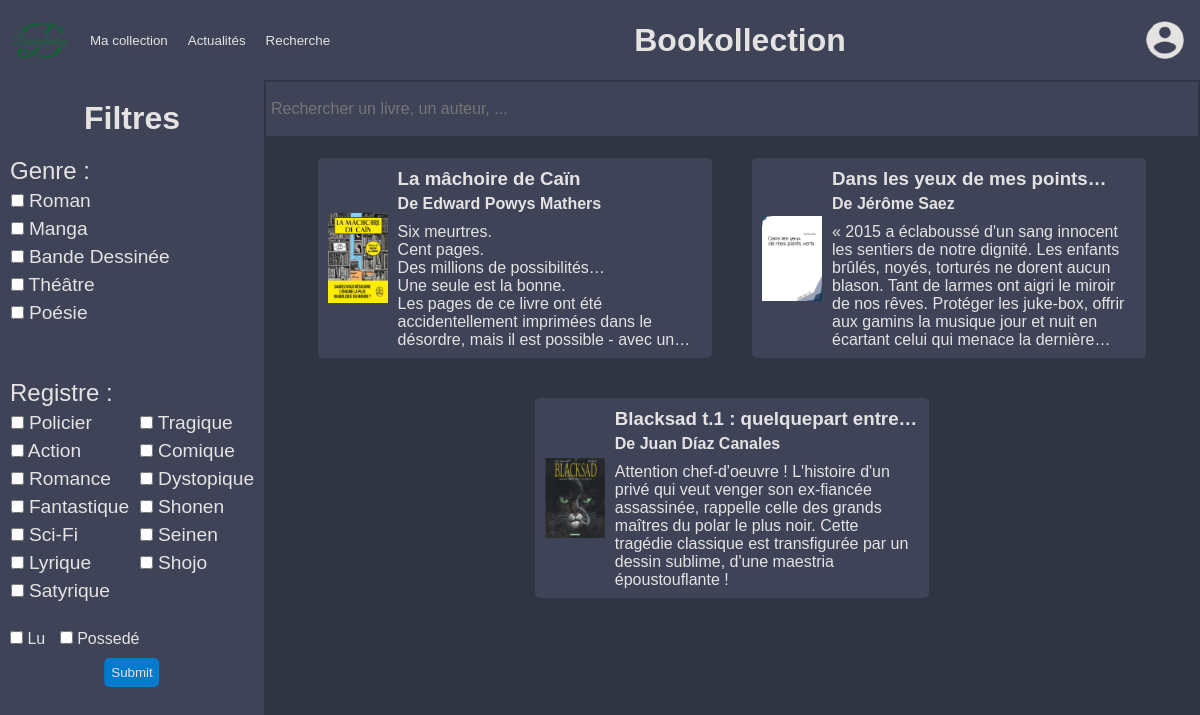
Page /collection.php (signed in) on the committed database.
### tables this page shows
CREATE TABLE `livre` (
  `idLivre` int(11) NOT NULL,
  `titre` varchar(40) NOT NULL,
  `description` text NOT NULL,
  `couverture` varchar(100) NOT NULL,
  `dateParution` date DEFAULT NULL,
  `idGenre` int(11) NOT NULL
);

CREATE TABLE `auteur` (
  `idAuteur` int(11) NOT NULL,
  `nomAuteur` varchar(20) NOT NULL,
  `prenomAuteur` varchar(20) NOT NULL
);

### livreEstEcritPar.php (called while the page is built, shortened)
<?php
function livreEstEcritPar($idLivre){
    $link = mysqli_connect('localhost','root','','bookollection',3306);
    $result = "";
    $req_auteur = "SELECT prenomAuteur,nomAuteur FROM auteur, ecritpar WHERE auteur.idAuteur = ecritpar.idAuteur AND ecritpar.idLivre = $idLivre";
    if ($result_auteur = mysqli_query($link,$req_auteur)){
        $i = 0;
        while ($row_auteur = mysqli_fetch_row($result_auteur)){
            if ($i == 0){
                $result=$result. $row_auteur[0]." ".$row_auteur[1];
            }else{
                $result=$result. ", ".$row_auteur[0]." ".$row_auteur[1];
            }
            $i++;
        }
    }
    return $result;
}
?>

### collection.php (the view, shortened to what this page needs)
<?php
require_once ('livreEstEcritPar.php');
function recupererLivre ($link) {
    $idUtilisateur = $_SESSION['id'];
    $sql = "SELECT DISTINCT l.idLivre, l.titre, g.nomGenre, l.description, l.couverture FROM livre l
            INNER JOIN ajoutcollection ac ON l.idLivre = ac.idLivre
            INNER JOIN ecritpar ep ON l.idLivre = ep.idLivre
            INNER JOIN auteur a ON ep.idAuteur = a.idAuteur
            INNER JOIN genre g ON l.idGenre = g.idGenre
            INNER JOIN livreestregistre er ON l.idLivre = er.idLivre
            INNER JOIN registre r ON er.idRegistre = r.idRegistre
            WHERE ac.idUtilisateur = $idUtilisateur";
    if ($result = mysqli_query($link, $sql) ){
        if (mysqli_num_rows($result) == 0) {
            echo "Aucun livre trouvé...";
        } else {
            afficherLivre($result);
        }
    }
}
function afficherLivre ($result) {
    $result->data_seek(0);
    while ( $row = $result->fetch_assoc() ) {
        echo "<a class='livres' href='livre.php?idLivre=".$row['idLivre']."'>\n";
        echo "<img src='images/livres/".$row['couverture']."' width='60px' alt='couverture du livre'>\n";
        echo "<div>\n";
        echo "<h3>".$row['titre']."</h3>\n";
        echo "<h4><div>De ".livreEstEcritPar($row['idLivre'])."</div></h4>";
        echo "<p id='description'>".$row['description']."</p>\n";
        echo "</div>\n";
        echo "</a>\n";
    }
}
?>
<!DOCTYPE html>
<html lang="fr">
<head>
    <link rel="stylesheet" href="styles/collection.css">
    <link rel="stylesheet" href="styles/popup.css">
</head>
<body>
    <header>
        <nav>
            <img alt="Logo de MyBookollection" src="images/ico-removebg-preview.png">
            <input class="nav_button" type="button" onclick="window.location.href = 'collection.php';" value="Ma collection">
            <input class="nav_button" type="button" onclick="window.location.href = 'actualites.php';" value="Actualités">
            <input class="nav_button" type="button" onclick="window.location.href = 'recherche.php';" value="Recherche">
        </nav>
        <h1>Bookollection</h1>
       <button id="bouton_compte"><img alt="compte" src="images/account_circle_clair-removebg-preview.png" id="img_compte"></button>
    </header>
    <div id="contenu">
        <div id="gauche">
            <form name="form" id="filtre" action="collection.php" method="post">
                <h2>Filtres</h2>
                <label for="" id="genre">
                    Genre :<br>
                    <div id="div_input_genre1">
                        <label class="label_genre"><input type="checkbox" class="input_genre1" name="genre[]" value="roman"> Roman</label><br>
                        <label class="label_genre"><input type="checkbox" class="input_genre1" name="genre[]"  value="manga"> Manga</label><br>
                        <label class="label_genre"><input type="checkbox" class="input_genre1" name="genre[]" value="bd"> Bande Dessinée</label><br>
                    </div>
                    <div id="div_input_genre2">
                        <label class="label_genre"><input type="checkbox" class="input_genre2" name="genre[]"  value="théâtre"> Théâtre</label><br>
                        <label class="label_genre"><input type="checkbox" class="input_genre2" name="genre[]" value="poésie"> Poésie</label><br>
                    </div>
                </label>
                <br>
                <br>
                <br>
                <br>
                <label for="" id="registre">
                    Registre :<br>
                    <div id="div_input_registre1">
                        <label class="label_registre"><input type="checkbox" class="input_registre1" name="registre[]" value="policier / thriller"> Policier</label><br>
                        <label class="label_registre"><input type="checkbox" class="input_registre1" name="registre[]" value="action / aventure"> Action</label><br>
                        <label class="label_registre"><input type="checkbox" class="input_registre1" name="registre[]" value="romance"> Romance</label><br>
                        <label class="label_registre"><input type="checkbox" class="input_registre1" name="registre[]" value="fantasy"> Fantastique</label><br>
                        <label class="label_registre"><input type="checkbox" class="input_registre1" name="registre[]" value="science-fiction"> Sci-Fi</label><br>
                        <label class="label_registre"><input type="checkbox" class="input_registre1" name="registre[]" value="lyrique"> Lyrique</label><br>
                        <label class="label_registre"><input type="checkbox" class="input_registre1" name="registre[]" value="satyrique"> Satyrique</label><br>
                    </div>
                    <div id="div_input_registre2">
                        <label class="label_registre"><input type="checkbox" class="input_registre2" name="registre[]" value="tragique"> Tragique</label><br>
                        <label class="label_registre"><input type="checkbox" class="input_registre2" name="registre[]" value="comique"> Comique</label><br>
                        <label class="label_registre"><input type="checkbox" class="input_registre2" name="registre[]"  value="dystopique"> Dystopique</label><br>
                        <label class="label_registre"><input type="checkbox" class="input_registre2" name="registre[]"  value="shonen"> Shonen</label><br>
                        <label class="label_registre"><input type="checkbox" class="input_registre2" name="registre[]" value="seinen"> Seinen</label><br>
                        <label class="label_registre"><input type="checkbox" class="input_registre2" name="registre[]" value="shojo"> Shojo</label><br>
                    </div>
                </label>
                <br>
                <br>
                <br>
                <label for="" id="lu">
                    <input type="checkbox" name="lu" id="checkbox_lu" value="lu">
                    Lu
                </label>
                <label for="" id="possession">
                    <input type="checkbox" name="possession" id="checkbox_possession" value="possession">
                    Possedé
                </label>
                <br>
                <input type="submit" id="submit_form">
            </form>
        </div>
        <div id="droite">
            <input type="text" id="input_recherche" name="titre" form="filtre" placeholder="Rechercher un livre, un auteur, ...">
            <div class="contenu_droite">
            <?php
                $link = connexion();
                recupererLivre($link);
            ?>
            </div>
        </div>
    </div>
</body>
</html>

### styles/collection.css (style rules this page uses)
:root { --primary: rgb(0, 122, 204); }
* { margin: 0; }
body { font-family: Poppins, sans-serif; height: 100vh; color: var(--fontcolor); background-color: var(--secondary); }
h1, h2 { color: var(--fontcolor); font-weight:600; }
header { position: fixed; display: flex; justify-content: space-between; align-items: center; width: 100%; height: 10vh; background-color: var(--third); }
nav { display: flex; height: 100%; }
nav img { scale: 100%; }
.nav_button { background-color: var(--third); color: var(--fontcolor); height: 100%; padding: 10px; border: 0px; border-radius: 0px; }
#img_compte { scale: 70%; }
#bouton_compte { display: flex; justify-content: center; align-items: center; background-color: var(--third); border: none; width: 50px; height: 50px; }
#contenu { height: 100vh; display: flex; justify-content: flex-start; }
#gauche { position: fixed; width: 22vw; height: 90vh; background-color: var(--third); margin-top: 10vh; }
#filtre { height: 100%; }
#filtre h2 { font-size: 2em; margin: 20px; margin-bottom: 20px; text-align: center; }
#genre, #registre { margin-left: 10px; font-size: 1.5em; }
.label_genre, .label_registre { font-size: 0.8em; }
#div_input_genre1 { margin-left: 4%; float: left; display: inline-block; }
#div_input_genre2 { margin-left: 4%; display: inline-block; }
#div_input_registre1 { margin-left: 4%; float: left; display: inline-block; }
#div_input_registre2 { margin-left: 4%; display: inline-block; }
#checkbox_lu { margin-top: 20px; }
#lu, #possession { margin-left: 10px; }
#submit_form { height: auto; padding: 5px; background-color: var(--primary); color: rgb(229, 226, 226); cursor: pointer; transition: 0.5s; border-radius: 5px; border: 2px solid var(--primary); margin-top: 10px; margin-left: 50%; transform: translateX(-50%); }
#droite { width: 78vw; display: flex; flex-direction: column; margin-top: 10vh; margin-left: 22vw; }
#input_recherche { background-color: var(--third); border: 2px solid var(--secondary); color: var(--fontcolor); width: calc(100% - 9px); padding: 12px 0px 12px 5px; height: 30px; font-size: 1em; }
.contenu_droite { width: 100%; display: flex; flex-wrap: wrap; justify-content:center; }
.livres { display: flex; justify-content: space-around; align-items: center; width: 40%; height: 180px; margin: 20px; padding: 10px; border-radius: 5px; background-color: var(--third); transition: border 0.2s; }
.livres img { margin-right: 10px; }
.livres h3 { margin-bottom: 5px; display: -webkit-box; -webkit-line-clamp: 1; -webkit-box-orient: vertical; overflow: hidden; text-overflow: ellipsis; }
.livres h4 { margin-bottom: 10px; }
.livres h4 div { width: 80%; display: -webkit-box; -webkit-line-clamp: 1; -webkit-box-orient: vertical; overflow: hidden; text-overflow: ellipsis; }
.livres #description { display: -webkit-box; -webkit-line-clamp: 7; -webkit-box-orient: vertical; overflow: hidden; text-overflow: ellipsis; }
a { text-decoration: none; color: var(--fontcolor); }

### styles/popup.css (style rules this page uses)
#bouton_compte { margin-right: 10px; }

### rows in the picture
livre: couverture (picture), titre "La mâchoire de Caïn", idLivre.nomAuteur "Edward Powys Mathers", description "Six meurtres. Cent pages. Des millions de possibilités… Une seule est la bonne. Les pages de ce livre ont été accidentellement imprimées dans le désordre, mais il est possible - avec…"
livre: couverture (picture), titre "Dans les yeux de mes…", idLivre.nomAuteur "Jérôme Saez", description "« 2015 a éclaboussé d'un sang innocent les sentiers de notre dignité. Les enfants brûlés, noyés, torturés ne dorent aucun blason. Tant de larmes ont aigri le miroir de nos rêves. Protéger les juke-box, offrir aux gamins la musique jour et nuit en écartant celui qui menace la…"
livre: couverture (picture), titre "Blacksad t.1 : quelquepart…", idLivre.nomAuteur "Juan Díaz Canales", description "Attention chef-d'oeuvre ! L'histoire d'un privé qui veut venger son ex-fiancée assassinée, rappelle celle des grands maîtres du polar le plus noir. Cette tragédie classique est transfigurée par un dessin sublime, d'une maestria époustouflante !"
